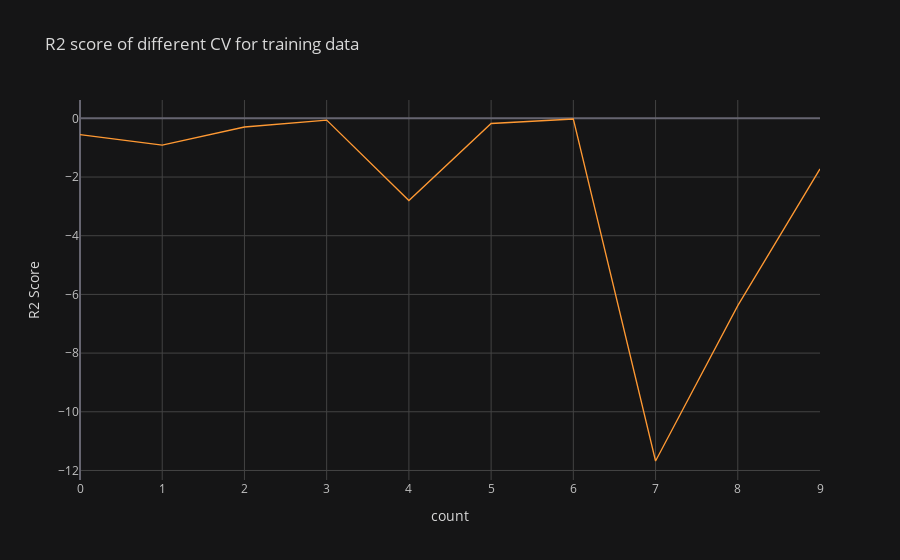

The cell this chart's notebook holds for it:
### Code cell
# ploting R2 score for training data
pd.DataFrame(score).iplot(title='R2 score of different CV for training data',
    xTitle='count', yTitle='R2 Score')

### Figure 1 — Plotly figure (JSON) as saved in the notebook; plotly's stock layout.template omitted (floating-point values rounded to 4 significant figures)
{"data": [{"line": {"color": "rgba(255, 153, 51, 1.0)", "dash": "solid", "shape": "linear", "width": 1.3}, "mode": "lines", "name": "0", "text": "", "type": "scatter", "x": [0, 1, 2, 3, 4, 5, 6, 7, 8, 9], "y": [-0.5558, -0.9111, -0.2946, -0.06078, -2.801, -0.1755, -0.02205, -11.68, -6.383, -1.724]}], "layout": {"legend": {"bgcolor": "#151516", "font": {"color": "#D9D9D9"}}, "paper_bgcolor": "#151516", "plot_bgcolor": "#151516", "title": {"font": {"color": "#D9D9D9"}, "text": "R2 score of different CV for training data"}, "xaxis": {"gridcolor": "#434343", "showgrid": true, "tickfont": {"color": "#C2C2C2"}, "title": {"font": {"color": "#D9D9D9"}, "text": "count"}, "zerolinecolor": "#666570"}, "yaxis": {"gridcolor": "#434343", "showgrid": true, "tickfont": {"color": "#C2C2C2"}, "title": {"font": {"color": "#D9D9D9"}, "text": "R2 Score"}, "zerolinecolor": "#666570"}}}
